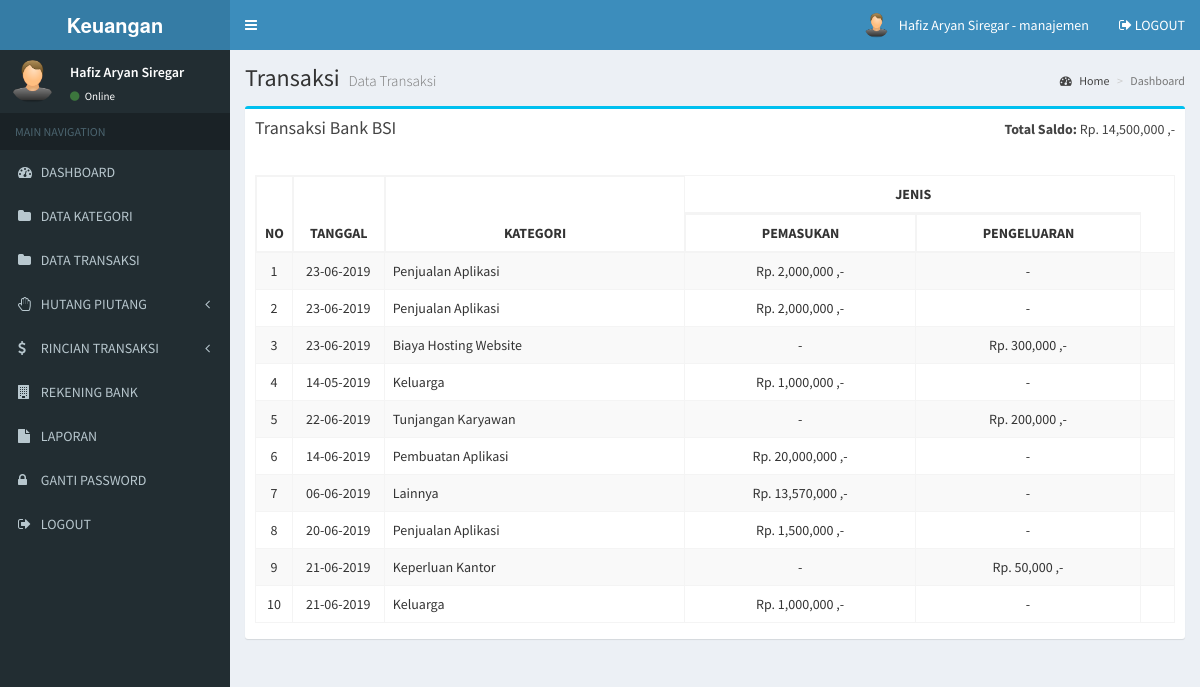
Screenshot of /manajemen/transaksi_bsi.php (signed in) with the database file from the repository.
### tables this page shows
CREATE TABLE `bank` (
  `bank_id` int(11) NOT NULL,
  `bank_nama` varchar(255) NOT NULL,
  `bank_nomor` varchar(255) NOT NULL,
  `bank_pemilik` varchar(255) NOT NULL,
  `bank_saldo` bigint(20) NOT NULL
);

CREATE TABLE `transaksi` (
  `transaksi_id` int(11) NOT NULL,
  `transaksi_tanggal` date NOT NULL,
  `transaksi_jenis` enum('Pengeluaran','Pemasukan') NOT NULL,
  `transaksi_kategori` int(11) NOT NULL,
  `transaksi_nominal` int(11) NOT NULL,
  `transaksi_keterangan` text NOT NULL,
  `transaksi_bank` int(11) NOT NULL
);

CREATE TABLE `kategori` (
  `kategori_id` int(11) NOT NULL,
  `kategori` varchar(255) NOT NULL
);

### manajemen/transaksi_bsi.php (the view, shortened to what this page needs)
<?php include 'header.php'; ?>
<div class="content-wrapper">
  <section class="content-header">
    <h1>
      Transaksi
      <small>Data Transaksi</small>
    </h1>
    <ol class="breadcrumb">
      <li><a href="#"><i class="fa fa-dashboard"></i> Home</a></li>
      <li class="active">Dashboard</li>
    </ol>
  </section>
  <section class="content">
    <div class="row">
      <section class="col-lg-12">
        <div class="box box-info">
          <div class="box-header">
            <h3 class="box-title">Transaksi Bank BSI</h3>
            <div class="btn-group pull-right">
              <p><b>Total Saldo:</b> <?php
              include '../koneksi.php';
              $data = mysqli_query($koneksi, "SELECT * FROM bank where bank_id = 1");
              while ($d = mysqli_fetch_array($data)) {
              ?>
                <?php echo "Rp. " . number_format($d['bank_saldo']) . " ,-"; ?> <?php
                                                                          }
                                                                            ?></p>
            </div>
          </div>
          <div class="box-body">
            <div class="table-responsive">
              <table class="table table-bordered table-striped" id="table-datatable">
                <thead>
                  <tr>
                    <th width="1%" rowspan="2">NO</th>
                    <th width="10%" rowspan="2" class="text-center">TANGGAL</th>
                    <th rowspan="2" class="text-center">KATEGORI</th>
                    <th colspan="2" class="text-center">JENIS</th>
                  </tr>
                  <tr>
                    <th class="text-center">PEMASUKAN</th>
                    <th class="text-center">PENGELUARAN</th>
                  </tr>
                </thead>
                <tbody>
                  <?php
                  include '../koneksi.php';
                  $no = 1;
                  $data = mysqli_query($koneksi, "SELECT * FROM transaksi, kategori WHERE kategori_id = transaksi_kategori AND transaksi_bank = 1 ORDER BY transaksi_id DESC");
                  while ($d = mysqli_fetch_array($data)) {
                  ?>
                    <tr>
                      <td class="text-center"><?php echo $no++; ?></td>
                      <td class="text-center"><?php echo date('d-m-Y', strtotime($d['transaksi_tanggal'])); ?></td>
                      <td><?php echo $d['kategori']; ?></td>
                      <td class="text-center">
                        <?php
                        if ($d['transaksi_jenis'] == "Pemasukan") {
                          echo "Rp. " . number_format($d['transaksi_nominal']) . " ,-";
                        } else {
                          echo "-";
                        }
                        ?>
                      </td>
                      <td class="text-center">
                        <?php
                        if ($d['transaksi_jenis'] == "Pengeluaran") {
                          echo "Rp. " . number_format($d['transaksi_nominal']) . " ,-";
                        } else {
                          echo "-";
                        }
                        ?>
                      </td>
                      <td>
                      </td>
                    </tr>
                  <?php
                  }
                  ?>
                </tbody>
              </table>
            </div>
          </div>
        </div>
      </section>
    </div>
  </section>
</div>
<?php include 'footer.php'; ?>

### manajemen/header.php (style rules this page uses)
#table-datatable { width: 100% !important; }
#table-datatable .sorting_disabled { border: 1px solid #f4f4f4; }

### rows the page displays
bank: bank_saldo "14,500,000"
transaksi: transaksi_tanggal "23-06-2019", kategori.kategori "Penjualan Aplikasi", transaksi_nominal "2,000,000"
transaksi: transaksi_tanggal "23-06-2019", kategori.kategori "Penjualan Aplikasi", transaksi_nominal "2,000,000"
transaksi: transaksi_tanggal "23-06-2019", kategori.kategori "Biaya Hosting Website", transaksi_nominal "300,000"
transaksi: transaksi_tanggal "14-05-2019", kategori.kategori "Keluarga", transaksi_nominal "1,000,000"
transaksi: transaksi_tanggal "22-06-2019", kategori.kategori "Tunjangan Karyawan", transaksi_nominal "200,000"
transaksi: transaksi_tanggal "14-06-2019", kategori.kategori "Pembuatan Aplikasi", transaksi_nominal "20,000,000"
transaksi: transaksi_tanggal "06-06-2019", kategori.kategori "Lainnya", transaksi_nominal "13,570,000"
transaksi: transaksi_tanggal "20-06-2019", kategori.kategori "Penjualan Aplikasi", transaksi_nominal "1,500,000"
transaksi: transaksi_tanggal "21-06-2019", kategori.kategori "Keperluan Kantor", transaksi_nominal "50,000"
transaksi: transaksi_tanggal "21-06-2019", kategori.kategori "Keluarga", transaksi_nominal "1,000,000"

### other values shown
$_SESSION['nama'] "Hafiz Aryan Siregar"
$_SESSION['level'] "manajemen"
